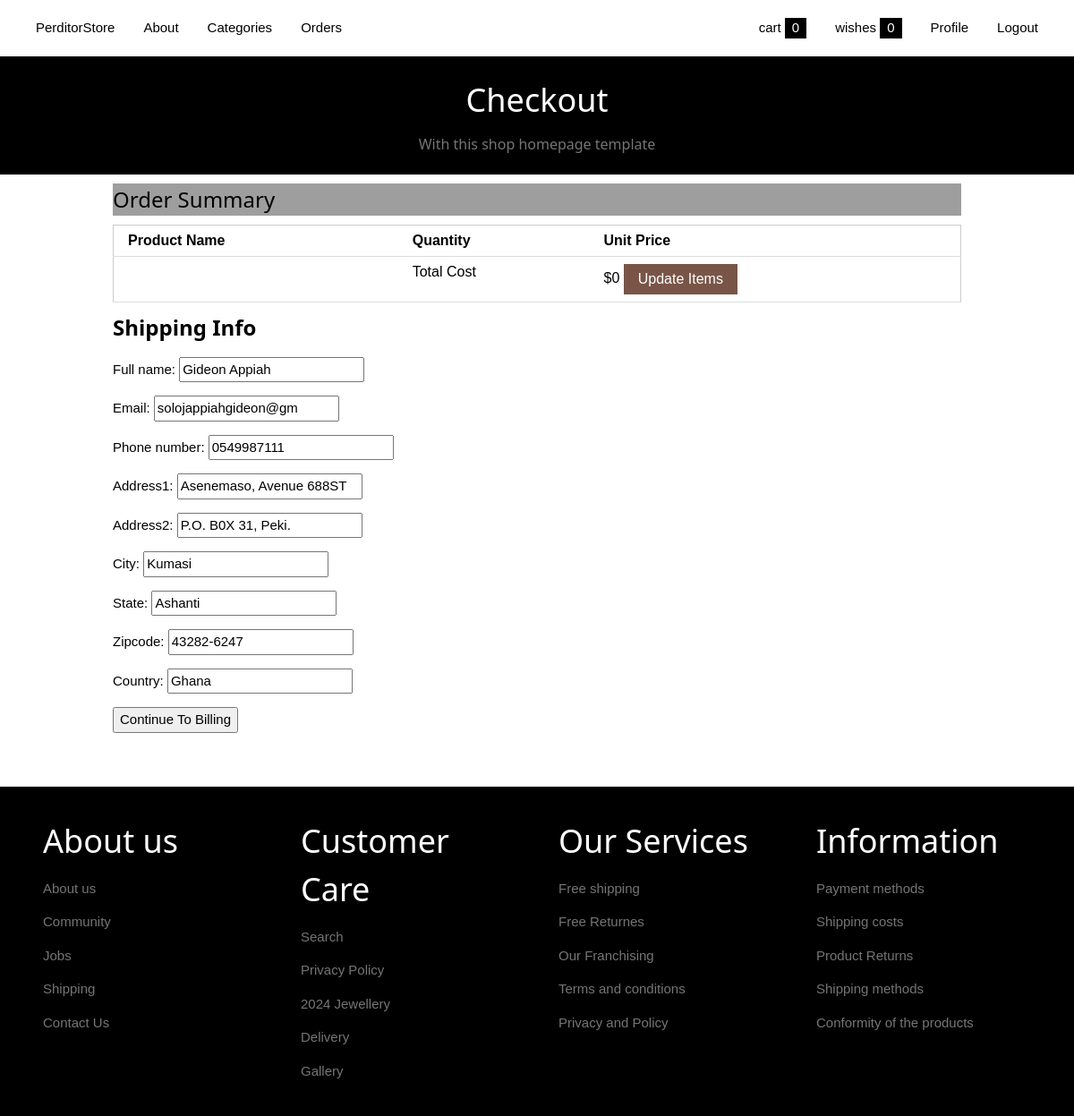
/payment/checkout/ (signed in), run on the app's committed database.
### payment/models.py (models this page shows, shortened)
class ShippingAdrress(models.Model):
    user = models.ForeignKey(User , on_delete=models.CASCADE, null=True,blank=True)
    full_name = models.CharField(max_length=200)
    email =  models.CharField(max_length=60, blank=True)
    phone_number =  models.CharField(max_length=20, blank=True)
    address1 =  models.CharField(max_length=200, blank=True)
    address2 =  models.CharField(max_length=200, blank=True)
    state =  models.CharField(max_length=200, blank=True, null=True)
    city =  models.CharField(max_length=200, blank=True, null=True)
    zipcode =  models.CharField(max_length=200, blank=True)
    country =  models.CharField(max_length=200, blank=True)

### payment/views.py (the view, shortened to what this page needs)
# urls.py: path('checkout/',views.checkout,name='checkout'),
def checkout(request):
    cart = Cart(request)
    total = cart.total
    quan = cart.get_quants
    customer = request.user
    products = cart.get_prods
    if customer.is_authenticated:
        billing_address = ShippingAdrress.objects.get(user__id=customer.id)
        shipform = shippingForm(request.POST or None,instance=billing_address)
        context = {
            'products':products,
            'shipform':shipform,
            'quan':quan,
            'total':total
        }
        return render(request,'payment/checkout.html',context)

### payment/forms.py
class shippingForm(forms.ModelForm):
    class Meta:
        model = ShippingAdrress
        fields = ['full_name','email','phone_number','address1','address2','city','state','zipcode','country']
        exclude = ['user',]

### cart/cart.py (called while the page is built)
    def __len__(self):
        return len(self.cart)

    def get_prods(self):
        products_id = self.cart.keys()
        products = Product.objects.filter(id__in=products_id)
        return products

    def total(self):
        mycart = self.cart
        total = 0
        for v in mycart:
            product = Product.objects.get(id=v)
            if product.is_sale:
                total = total + ( product.sale_price  * mycart[v])
            else:
                total = total + ( product.price  * mycart[v])
        return total

### cart/context_processors.py (called while the page is built)
def cart(request):
    return {'cart':Cart(request),}

def category(request):
    category = Category.objects.all()
    return {'category':category}

def wishlist(request):
    try:
        wishlist = WishList.objects.get(customer=request.user)
        num_wishlist = wishlist.products.count()
        return {'num_wishlist':num_wishlist}
    except:
        return {}

### templates/payment/checkout.html (shortened to what this page needs)
{% extends "partials/base.html" %}
{% block content %}
<header class="w3-padding-large w3-center w3-black">
    <h1 class="w3-center w3-text-white">Checkout</h1>
    <h6 class="w3-text-grey">With this shop homepage template</h6>
</header>
<div class="w3-content w3-container">
    <div>
        <div  class="w3-gray"><h3>Order Summary</h3></div>
        <table class="w3-table-all w3-border">
            <thead>
                <tr>
                    <th>Product Name</th>
                    <th>Quantity</th>
                    <th>Unit Price</th>
                </tr>
            </thead>
            <tfooter>
                <tr>
                    <td></td>
                    <td>Total Cost</td>
                    <td>${{total}}  <a href="{% url 'cart-summary' %}" class="w3-button w3-brown">Update Items</a></td>
                </tr>
            </tfooter>
        </table>
    </div>
    <div>
        <h3><b>Shipping Info</b></h3>
        <div>
            <form method="POST" action="{% url 'billing_info' %}">
                {{shipform.as_p}}
                <button>Continue To Billing</button>
            </form>
        </div>
    </div>
</div>
{% endblock content %}

### static/css/w3.css (style rules this page uses)
html { box-sizing:border-box }
*,*:before,*:after { box-sizing:inherit }
html { -ms-text-size-adjust:100%;-webkit-text-size-adjust:100% }
body { margin:0 }
article,aside,details,figcaption,figure,footer,header,main,menu,nav,section { display:block }
a { background-color:transparent }
b,strong { font-weight:bolder }
button,input,select,textarea,optgroup { font:inherit;margin:0 }
button,input { overflow:visible }
button,select { text-transform:none }
button,[type=button],[type=reset],[type=submit] { -webkit-appearance:button }
html,body { font-family:Verdana,sans-serif;font-size:15px;line-height:1.5 }
html { overflow-x:hidden }
h1 { font-size:36px }
h3 { font-size:24px }
h6 { font-size:16px }
h1,h2,h3,h4,h5,h6 { font-family:"Segoe UI",Arial,sans-serif;font-weight:400;margin:10px 0 }
a { color:inherit }
.w3-table,.w3-table-all { border-collapse:collapse;border-spacing:0;width:100%;display:table }
.w3-table-all { border:1px solid #ccc }
.w3-bordered tr,.w3-table-all tr { border-bottom:1px solid #ddd }
.w3-table-all tr:nth-child(odd) { background-color:#fff }
.w3-table td,.w3-table th,.w3-table-all td,.w3-table-all th { padding:8px 8px;display:table-cell;text-align:left;vertical-align:top }
.w3-table th:first-child,.w3-table td:first-child,.w3-table-all th:first-child,.w3-table-all td:first-child { padding-left:16px }
.w3-btn,.w3-button { border:none;display:inline-block;padding:8px 16px;vertical-align:middle;overflow:hidden;text-decoration:none;color:inherit;background-color:inherit;text-align:center;cursor:pointer;white-space:nowrap }
.w3-btn,.w3-button { -webkit-touch-callout:none;-webkit-user-select:none;-khtml-user-select:none;-moz-user-select:none;-ms-user-select:none;user-select:none }
.w3-container:after,.w3-container:before,.w3-panel:after,.w3-panel:before,.w3-row:after,.w3-row:before,.w3-row-padding:after,.w3-row-padding:before, .w3-cell-row:before,.w3-cell-row:after,.w3-clear:after,.w3-clear:before,.w3-bar:before,.w3-bar:after { content:"";display:table;clear:both }
.w3-content,.w3-auto { margin-left:auto;margin-right:auto }
.w3-content { max-width:980px }
.w3-container,.w3-panel { padding:0.01em 16px }
.w3-center { text-align:center!important }
.w3-border { border:1px solid #ccc!important }
.w3-padding-large { padding:12px 24px!important }
.w3-brown,.w3-hover-brown:hover { color:#fff!important;background-color:#795548!important }
.w3-black,.w3-hover-black:hover { color:#fff!important;background-color:#000!important }
.w3-grey,.w3-hover-grey:hover,.w3-gray,.w3-hover-gray:hover { color:#000!important;background-color:#9e9e9e!important }
.w3-text-white,.w3-hover-text-white:hover { color:#fff!important }
.w3-text-grey,.w3-hover-text-grey:hover,.w3-text-gray,.w3-hover-text-gray:hover { color:#757575!important }

### data on the page
ShippingAdrress: full_name "Gideon Appiah", email "solojappiahgideon@gm", phone_number "0549987111", address1 "Asenemaso, Avenue 688ST", address2 "P.O. B0X 31, Peki.", city "Kumasi", state "Ashanti", zipcode "43282-6247", country "Ghana"

### other printed values
{{ num_wishlist }} "0"
{{ cart|length }} "0"
{{ total }} "0"
